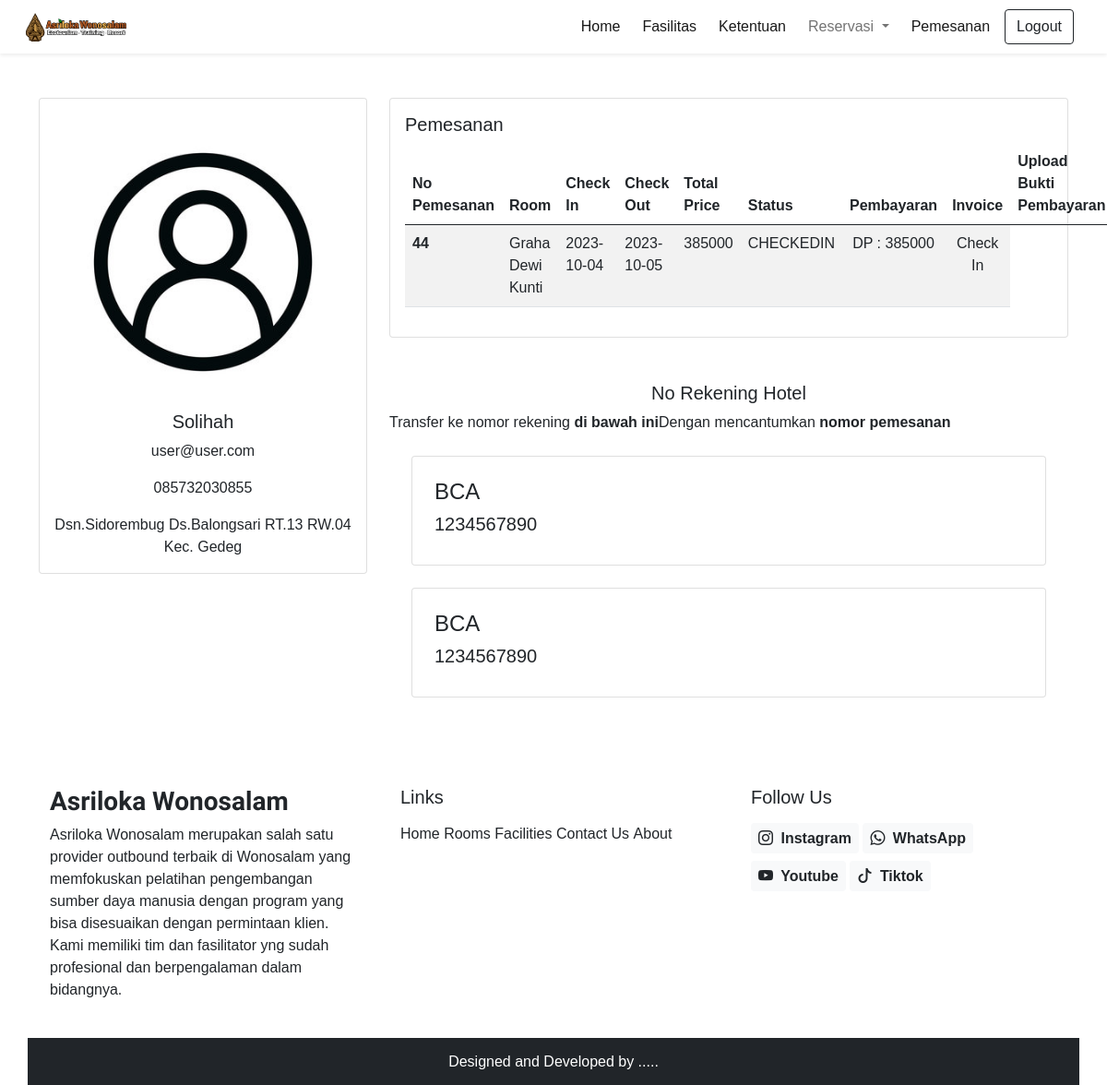
The page /pemesanan.php (signed in) on the database its author committed.
### tables this page shows
CREATE TABLE `booking` (
  `id` int(11) NOT NULL,
  `userId` int(11) DEFAULT NULL,
  `checkIn` datetime(3) NOT NULL,
  `checkOut` datetime(3) NOT NULL,
  `roomId` int(11) DEFAULT NULL,
  `status` enum('BOOKED','PAYED','CHECKEDIN','CHECKEDOUT','CANCELLED') DEFAULT 'BOOKED',
  `totalPrice` int(50) NOT NULL,
  `bundlingId` int(11) DEFAULT NULL,
  `paymentMethod` enum('DP','FULL') DEFAULT NULL,
  `userPayed` int(50) DEFAULT NULL,
  `pictureId` int(11) DEFAULT NULL
);

### app/core/Database.php (called while the page is built, shortened)
<?php
class Database
{
    private $host = DB_HOST;
    private $db_name = DB_NAME;
    public function __construct()
    {
        $dsn = 'mysql:host=' . $this->host . ';dbname=' . $this->db_name;
        $option = [
            PDO::ATTR_PERSISTENT => true,
            PDO::ATTR_ERRMODE => PDO::ERRMODE_EXCEPTION
        ];
    }
}

### lib/db.php (called while the page is built, shortened)
<?php
function select($sql, $values, $datatypes)
{
    $conn = $GLOBALS['conn'];
    $auth['success'] = true;
    if ($auth['success']) {
        if ($stmt = mysqli_prepare($conn, $sql)) {
            mysqli_stmt_bind_param($stmt, $datatypes, ...$values);
            if (mysqli_stmt_execute($stmt)) {
                $res = mysqli_stmt_get_result($stmt);
                return $res;
            } else {
                mysqli_stmt_close($stmt);
                die("Query cannot be executed - Select");
            }
        } else {
            die("Query cannot be prepared - Select");
        }
    } else {
        die("Unauthorized User");
    }
}
?>

### pemesanan.php (the view, shortened to what this page needs)
<!DOCTYPE html>
<html lang="en">
<head>
    <?php require('./admin/inc/links.php'); ?>
</head>
<body>
    <?php require('./inc/header.php'); ?>
    <div class="container mt-5">
        <div class="row">
            <div class="col-md-4  mx-auto">
                <div class="card">
                    <div class="card-body text-center">
                        <?php
                        if (isset($_SESSION['data'])) {
                            if ($user['picture'] != null || $user['picture'] != '') {
                                echo "<img src='assets/images/user/$user[picture]' class='card-img-top' alt='...'>";
                            } else {
                                echo "<img src='assets/images/user/default.jpg' class='card-img-top' alt='...'>";
                            }
                            echo "<h5 class='card-title'>$user[name]</h5>";
                            echo "<p class='card-text'>$user[email]</p>";
                            echo "<p class='card-text'>$user[phone]</p>";
                            echo "<p class='card-text'>$user[address]</p>";
                        } else {
                            echo "<h5 class='text-center'>Silahkan login terlebih dahulu</h5>";
                        }
                        ?>
                    </div>
                </div>
            </div>
            <div class="col-md-8">
                <div class="card">
                    <div class="card-body">
                        <?php
                        if (isset($_SESSION['data'])) {
                            echo "<h5 class='card-title'>Pemesanan</h5>";
                            $sql = "SELECT * FROM booking WHERE userId = ?";
                            $res = select($sql, [$user['id']], 'i');
                            while ($row = mysqli_fetch_assoc($res)) {
                                $booking[] = $row;
                            }
                            foreach ($booking as $key => $value) {
                                if ($value['roomId'] == null) {
                                    $sql = "SELECT * FROM bundling WHERE id = ?";
                                    $res = select($sql, [$value['bundlingId']], 'i');
                                    while ($row = mysqli_fetch_assoc($res)) {
                                        $room[] = $row;
                                    }
                                } else {
                                    $sql = "SELECT * FROM room WHERE id = ?";
                                    $res = select($sql, [$value['roomId']], 'i');
                                    while ($row = mysqli_fetch_assoc($res)) {
                                        $room[] = $row;
                                    }
                                }
                            }
                            $html = "<table class='table table-striped'>";
                            $html .= "<thead>";
                            $html .= "<tr>";
                            $html .= "<th style='width: 10px;'>No Pemesanan</th>";
                            $html .= "<th scope='col'>Room</th>";
                            $html .= "<th scope='col'>Check In</th>";
                            $html .= "<th scope='col'>Check Out</th>";
                            $html .= "<th scope='col'>Total Price</th>";
                            $html .= "<th scope='col'>Status</th>";
                            $html .= "<th scope='col'>Pembayaran</th>";
                            $html .= "<th scope='col'>Invoice</th>";
                            $html .= "<th scope='col'>Upload Bukti Pembayaran</th>";
                            $html .= "</tr>";
                            $html .= "</thead>";
                            $html .= "<tbody>";
                            foreach ($booking as $key => $value) {
                                $html .= "<tr>";
                                $html .= " <th scope='row'>$value[id]</th>";
                                $html .= "<td>";
                                foreach ($room as $k => $v) {
                                    if ($v['id'] == $value['roomId']) {
                                        $html .= "$v[name]";
                                        break;
                                    }
                                }
                                $html .= "<td>" . date('Y-m-d', strtotime($value['checkIn'])) . "</td>";
                                $html .= "<td>" . date('Y-m-d', strtotime($value['checkOut'])) . "</td>";
                                $html .= "<td>$value[totalPrice]</td>";
                                $html .= "<td>$value[status]</td>";
                                $html .= "<td>";
                                if ($value['paymentMethod'] == 'DP') {
                                    $html .= "<div class='text-center'>";
                                    $html .= "DP : $value[userPayed] <br>";
                                    $html .= "</div>";
                                } else {
                                    $html .= "<span>Lunas</span>";
                                }
                                if ($value['status'] == 'BOOKED' && $value['paymentMethod'] == 'DP') {
                                    $_SESSION['sukses'] = "Segera lakukan pembayaran untuk mengkonfirmasi pemesanan anda";
                                    $html .= "<td><div class='text-center'><div>";
                                    $html .= "Menunggu Sisa Pembayaran :";
                                    $html .= "<span class='text-danger'> ";
                                    $html .= $value['totalPrice'] - $value['userPayed'];
                                    $html .= "</span>";
                                    $html .= "</div></div></td>";
                                } else if ($value['status'] == 'CANCELLED') {
                                    $html .= "<td><div class='text-center'><div>";
                                    $html .= "Pemesanan Dibatalkan";
                                    $html .= "</div></div></td>";
                                } else if ($value['status'] == 'CHECKEDIN') {
                                    $html .= "<td><div class='text-center'><div>";
                                    $html .= "Check In";
                                    $html .= "</div></div></td>";
                                } else if ($value['status'] == 'CHECKEDOUT') {
                                    $html .= "<td><div class='text-center'><div>";
                                    $html .= "Check Out";
                                    $html .= "</div></div></td>";
                                } else {
                                    $html .= "<td><a href='invoice.php?booking_id=$value[id]&user_id=$user[id]&room_id=$value[roomId]&check_in=$value[checkIn]&check_out=$value[checkOut]' class='btn btn-primary'>Invoice</a></td>";
                                }
                                $html .= "</tr>";
                            }
                            $html .= "</tbody>";
                            $html .= "</table>";
                            echo $html;
                        }
                        ?>
                    </div>
                </div>
                <div </div>
                    <?php
                    if (isset($_SESSION['data'])) {
                        echo "<h5 class='text-center mt-5'>No Rekening Hotel</h5>";
                        echo "<span class='pl-5'>Transfer ke nomor rekening <strong>di bawah ini</strong></span>";
                        echo "<span class='pl-5'>Dengan mencantumkan <strong>nomor pemesanan</strong></span>";
                        echo "<div class='card m-4 p-4'>";
                        echo "<h4>BCA</h4>";
                        echo "<h5>1234567890</h5>";
                        echo "</div>";
                        echo "<div class='card m-4 p-4'>";
                        echo "<h4>BCA</h4>";
                        echo "<h5>1234567890</h5>";
                        echo "</div>";
                    }
                    ?>
                </div>
            </div>
</body>
<?php
if (isset($_SESSION['data'])) {
    require('./inc/footer.php');
}
?>
</html>

### admin/css/common.css (style rules this page uses)
:root { --teal: #2ec1ac; --teal_hover: #279e8c; }
* { font-family: 'Poppings', sans-serif; }

### rows shown on the page
booking: id "44", value "Graha Dewi Kunti", checkIn "2023-10-04", checkOut "2023-10-05", totalPrice "385000", status "CHECKEDIN", userPayed "385000", status "Check In"

### other values the page prints
$user[name] "Solihah"
$user[email] "user@user.com"
$user[phone] "085732030855"
$user[address] "Dsn.Sidorembug Ds.Balongsari RT.13 RW.04 Kec. Gedeg"
